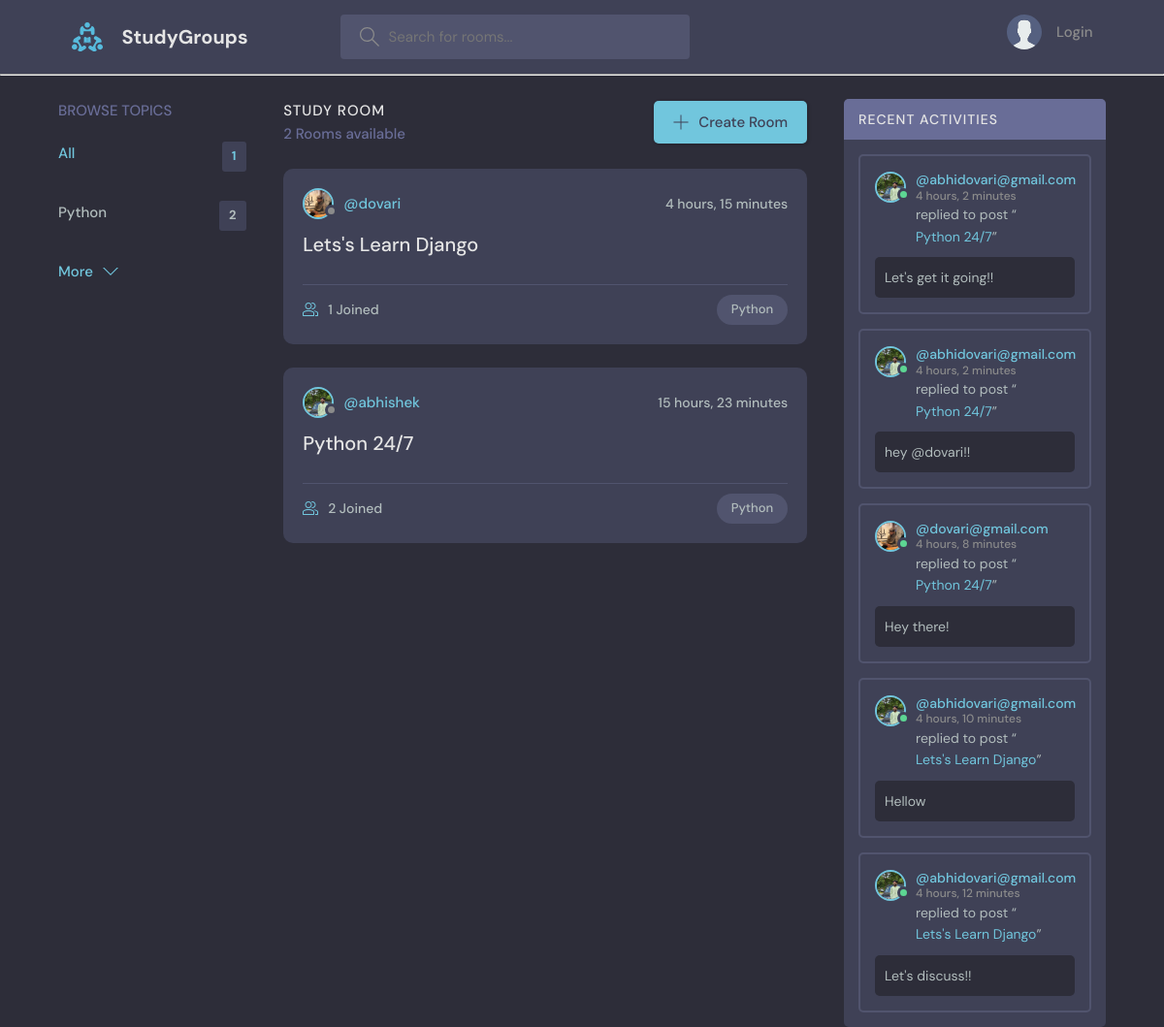
The page / on the database its author committed.
### base/models.py (models this page shows, shortened)
class Topic(models.Model):
    name = models.CharField(max_length = 200)

class Room(models.Model):
    host = models.ForeignKey(User, on_delete=models.SET_NULL, null=True)
    topic = models.ForeignKey(Topic, on_delete=models.SET_NULL, null=True)
    name = models.CharField(max_length=200)
    description = models.TextField(null = True, blank=True)
    participants = models.ManyToManyField(User, related_name='participants', blank=True)
    updated = models.DateTimeField(auto_now=True) # changes every time the model is updated.
    created = models.DateTimeField(auto_now_add=True) # registers only one date and time the time when this is created.
    class Meta:
        ordering = ['-updated','-created']
    def __str__(self):
        return self.name

class User(AbstractUser):
    name = models.CharField(max_length=200, null=True)
    email = models.EmailField(unique=True, null=True)
    bio = models.TextField(null=True)
    avatar = models.ImageField(null=True, default='avatar.svg')
    USERNAME_FIELD = 'email'
    REQUIRED_FIELDS=[]

class Message(models.Model):
    user = models.ForeignKey(User, on_delete=models.CASCADE)
    room = models.ForeignKey(Room, on_delete=models.CASCADE)
    body = models.TextField()
    updated = models.DateTimeField(auto_now=True)
    created = models.DateTimeField(auto_now_add=True)
    class Meta:
        ordering = ['-updated','-created']

### base/views.py (the view)
# urls.py: path('', views.home, name='home'),
def home(request):
    q = request.GET.get('q') if request.GET.get('q') != None else ''
    rooms = Room.objects.filter(
        Q(topic__name__icontains= q) |
        Q(name__icontains=q) |
        Q(description__icontains=q)
        )
    topics = Topic.objects.all()
    room_count = rooms.count()
    room_messages = Message.objects.filter(Q(room__topic__name__icontains = q))
    context = {'rooms':rooms,
               'topics':topics, 'count':room_count,
               'room_messages':room_messages}
    return render(request, 'base/home.html', context)

### base/templates/base/home.html (shortened to what this page needs)
{% extends "main.html" %}
{% block content %}
<main class="layout layout--3">
  <div class="container">
    {% include "base/topics_component.html" %}
    <div class="roomList">
      <div class="roomList__header">
        <div>
          <h2>Study Room</h2>
          <p>{{rooms.count}} Rooms available</p>
        </div>
        <a class="btn btn--main" href="{% url 'create-room' %}">
          <svg version="1.1" xmlns="http://www.w3.org/2000/svg" width="32" height="32" viewBox="0 0 32 32">
            <title>add</title>
            <path
              d="M16.943 0.943h-1.885v14.115h-14.115v1.885h14.115v14.115h1.885v-14.115h14.115v-1.885h-14.115v-14.115z"
            ></path>
          </svg>
          Create Room
        </a>
      </div>
      {% include "base/feed_component.html" %}
    </div>
    {% include "base/activity_component.html" %}
  </div>
</main>
{% endblock %}

### base/templates/base/topics_component.html
<div class="topics">
    <div class="topics__header">
      <h2>Browse Topics</h2>
    </div>
    <ul class="topics__list">
      <li>
        <a href="{% url 'home' %}" class="active">All <span>{{topics.count}}</span></a>
      </li>
      {% for topic in topics|slice:":4" %}
      <li>
        <a href="{% url 'home'%}?q={{topic.name}}">{{topic.name}}<span>{{topic.room_set.all.count}}</span></a>
      </li>
      {% endfor %}
    </ul>
    <a class="btn btn--link" href="{% url 'topics' %}">
      More
      <svg version="1.1" xmlns="http://www.w3.org/2000/svg" width="32" height="32" viewBox="0 0 32 32">
        <title>chevron-down</title>
        <path d="M16 21l-13-13h-3l16 16 16-16h-3l-13 13z"></path>
      </svg>
    </a>
</div>

### base/templates/base/feed_component.html (shortened to what this page needs)
{% for room in rooms %}
<div class="roomListRoom">
    <div class="roomListRoom__header">
      <a href="{% url 'profile' room.host.id%}" class="roomListRoom__author">
        <div class="avatar avatar--small">
          <img src="{{room.host.avatar.url}}" />
        </div>
        <span>@{{room.host.username}}</span>
      </a>
      <div class="roomListRoom__actions">
        <span>{{room.created|timesince}}</span>
      </div>
    </div>
    <div class="roomListRoom__content">
      <a href="{% url "room" room.id %}">{{room.name}}</a>
    </div>
    <div class="roomListRoom__meta">
      <a href="{% url "room" room.id %}" class="roomListRoom__joined">
        <svg version="1.1" xmlns="http://www.w3.org/2000/svg" width="32" height="32" viewBox="0 0 32 32">
          <title>{{room.topic.name}}</title>
          <path
            d="M30.539 20.766c-2.69-1.547-5.75-2.427-8.92-2.662 0.649 0.291 1.303 0.575 1.918 0.928 0.715 0.412 1.288 1.005 1.71 1.694 1.507 0.419 2.956 1.003 4.298 1.774 0.281 0.162 0.456 0.487 0.456 0.85v4.65h-4v2h5c0.553 0 1-0.447 1-1v-5.65c0-1.077-0.56-2.067-1.461-2.584z"
          ></path>
          <path
            d="M22.539 20.766c-6.295-3.619-14.783-3.619-21.078 0-0.901 0.519-1.461 1.508-1.461 2.584v5.65c0 0.553 0.447 1 1 1h22c0.553 0 1-0.447 1-1v-5.651c0-1.075-0.56-2.064-1.461-2.583zM22 28h-20v-4.65c0-0.362 0.175-0.688 0.457-0.85 5.691-3.271 13.394-3.271 19.086 0 0.282 0.162 0.457 0.487 0.457 0.849v4.651z"
          ></path>
          <path
            d="M19.502 4.047c0.166-0.017 0.33-0.047 0.498-0.047 2.757 0 5 2.243 5 5s-2.243 5-5 5c-0.168 0-0.332-0.030-0.498-0.047-0.424 0.641-0.944 1.204-1.513 1.716 0.651 0.201 1.323 0.331 2.011 0.331 3.859 0 7-3.141 7-7s-3.141-7-7-7c-0.688 0-1.36 0.131-2.011 0.331 0.57 0.512 1.089 1.075 1.513 1.716z"
          ></path>
          <path
            d="M12 16c3.859 0 7-3.141 7-7s-3.141-7-7-7c-3.859 0-7 3.141-7 7s3.141 7 7 7zM12 4c2.757 0 5 2.243 5 5s-2.243 5-5 5-5-2.243-5-5c0-2.757 2.243-5 5-5z"
          ></path>
        </svg>
        {{room.participants.all.count}} Joined
      </a>
      <p class="roomListRoom__topic">{{room.topic.name}}</p>
    </div>
</div>
{% endfor %}

### base/templates/base/activity_component.html (shortened to what this page needs)
<div class="activities">
    <div class="activities__header">
      <h2>Recent Activities</h2>
    </div>
    {% for message in room_messages|slice:":5" %}
    <div class="activities__box">
      <div class="activities__boxHeader roomListRoom__header">
        <a href="{% url 'profile' message.user.id %}" class="roomListRoom__author">
          <div class="avatar avatar--small active">
            <img src="{{message.user.avatar.url}}" />
          </div>
          <p>
            @{{message.user}}
            <span>{{message.created|timesince}}</span>
          </p>
        </a>
      </div>
      <div class="activities__boxContent">
        <p>replied to post “<a href="{% url 'room' message.room.id %}">{{message.room}}</a>”</p>
        <div class="activities__boxRoomContent">
          {{message.body}}
        </div>
      </div>
    </div>
    {% endfor %}
</div>

### rows shown on the page
Topic: name "Python", room_set.all.count "2"
Room: host.avatar (picture), host.username "dovari", created "4 hours, 15 minutes", name "Lets's Learn Django", participants.all.count "1", topic.name "Python"
Room: host.avatar (picture), host.username "abhishek", created "15 hours, 23 minutes", name "Python 24/7", participants.all.count "2", topic.name "Python"
Message: user.avatar (picture), user "abhidovari@gmail.com", created "4 hours, 2 minutes", room "Python 24/7", body "Let's get it going!!"
Message: user.avatar (picture), user "abhidovari@gmail.com", created "4 hours, 2 minutes", room "Python 24/7", body "hey @dovari!!"
Message: user.avatar (picture), user "dovari@gmail.com", created "4 hours, 8 minutes", room "Python 24/7", body "Hey there!"
Message: user.avatar (picture), user "abhidovari@gmail.com", created "4 hours, 10 minutes", room "Lets's Learn Django", body "Hellow"
Message: user.avatar (picture), user "abhidovari@gmail.com", created "4 hours, 12 minutes", room "Lets's Learn Django", body "Let's discuss!!"

### other values the page prints
{{ topics.count }} "1"
{{ rooms.count }} "2"
